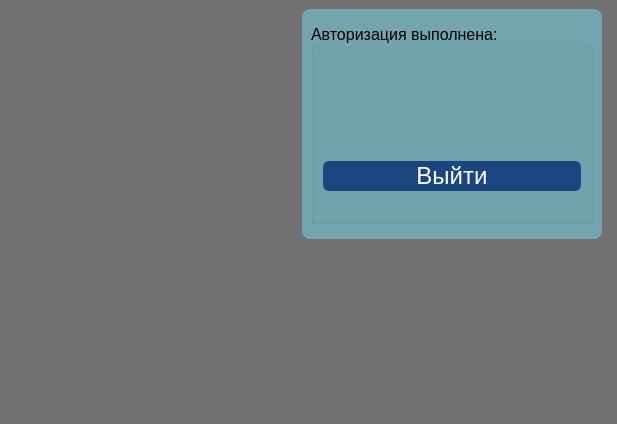
<?xml version="1.0" encoding="UTF-8"?>
<ui version="4.0">
 <class>auth</class>
 <widget class="QWidget" name="auth">
  <property name="geometry">
   <rect>
    <x>0</x>
    <y>0</y>
    <width>617</width>
    <height>424</height>
   </rect>
  </property>
  <property name="sizePolicy">
   <sizepolicy hsizetype="Expanding" vsizetype="Expanding">
    <horstretch>0</horstretch>
    <verstretch>0</verstretch>
   </sizepolicy>
  </property>
  <property name="minimumSize">
   <size>
    <width>450</width>
    <height>380</height>
   </size>
  </property>
  <property name="maximumSize">
   <size>
    <width>16777215</width>
    <height>16777215</height>
   </size>
  </property>
  <property name="windowTitle">
   <string>Form</string>
  </property>
  <property name="styleSheet">
   <string notr="true">#auth {
	background-color: None;
	background:transparent;
	
}

.QWidget#auth {
	background-color: rgba(110, 110, 110, 220);
}

.QFrame {
	background-color: rgba(114, 173, 185, 220);
	border-radius: 8px;
}

.QLineEdit {
	border-radius: 6px;
	padding: 0px 5px 0px 5px;
}

.QPushButton {
	color: #fff;
	background-color: rgb(25, 70, 127);
	border-radius: 6px;
}
.QPushButton:hover{
	color: #fff;
	background-color: #bbbaf2;
	border-radius: 6px;
}
.QPushButton:pressed{
	color: #000;
	background-color: qlineargradient(spread:pad, x1:0, y1:0, x2:0, y2:1, stop:0.102273 rgba(252, 168, 0, 220), stop:0.619318 rgba(212, 159, 0, 220));
	border-radius: 6px;
}</string>
  </property>
  <layout class="QHBoxLayout" name="horizontalLayout">
   <property name="spacing">
    <number>0</number>
   </property>
   <property name="leftMargin">
    <number>0</number>
   </property>
   <property name="topMargin">
    <number>0</number>
   </property>
   <property name="rightMargin">
    <number>0</number>
   </property>
   <property name="bottomMargin">
    <number>0</number>
   </property>
   <item alignment="Qt::AlignRight|Qt::AlignTop">
    <widget class="QStackedWidget" name="stackedWidget">
     <property name="currentIndex">
      <number>1</number>
     </property>
     <widget class="QWidget" name="page_1">
      <layout class="QHBoxLayout" name="horizontalLayout_2">
       <property name="spacing">
        <number>9</number>
       </property>
       <property name="leftMargin">
        <number>9</number>
       </property>
       <property name="topMargin">
        <number>9</number>
       </property>
       <property name="rightMargin">
        <number>15</number>
       </property>
       <property name="bottomMargin">
        <number>9</number>
       </property>
       <item>
        <widget class="QFrame" name="frame">
         <property name="enabled">
          <bool>true</bool>
         </property>
         <property name="sizePolicy">
          <sizepolicy hsizetype="Fixed" vsizetype="Fixed">
           <horstretch>0</horstretch>
           <verstretch>0</verstretch>
          </sizepolicy>
         </property>
         <property name="minimumSize">
          <size>
           <width>300</width>
           <height>230</height>
          </size>
         </property>
         <property name="maximumSize">
          <size>
           <width>300</width>
           <height>230</height>
          </size>
         </property>
         <property name="frameShape">
          <enum>QFrame::StyledPanel</enum>
         </property>
         <property name="frameShadow">
          <enum>QFrame::Raised</enum>
         </property>
         <layout class="QVBoxLayout" name="verticalLayout_2">
          <item>
           <widget class="QGroupBox" name="groupBox">
            <property name="maximumSize">
             <size>
              <width>300</width>
              <height>200</height>
             </size>
            </property>
            <property name="font">
             <font>
              <pointsize>12</pointsize>
             </font>
            </property>
            <property name="title">
             <string>Авторизация пользователя:</string>
            </property>
            <layout class="QVBoxLayout" name="verticalLayout">
             <item>
              <widget class="QLineEdit" name="lineEdit_login">
               <property name="font">
                <font>
                 <family>Segoe UI</family>
                 <pointsize>16</pointsize>
                </font>
               </property>
               <property name="mouseTracking">
                <bool>false</bool>
               </property>
               <property name="cursorPosition">
                <number>0</number>
               </property>
               <property name="placeholderText">
                <string notr="true">Login</string>
               </property>
               <property name="cursorMoveStyle">
                <enum>Qt::LogicalMoveStyle</enum>
               </property>
               <property name="clearButtonEnabled">
                <bool>false</bool>
               </property>
              </widget>
             </item>
             <item>
              <widget class="QLineEdit" name="lineEdit_pass">
               <property name="font">
                <font>
                 <family>Segoe UI</family>
                 <pointsize>16</pointsize>
                </font>
               </property>
               <property name="mouseTracking">
                <bool>false</bool>
               </property>
               <property name="inputMethodHints">
                <set>Qt::ImhHiddenText|Qt::ImhNoAutoUppercase|Qt::ImhNoPredictiveText|Qt::ImhSensitiveData</set>
               </property>
               <property name="echoMode">
                <enum>QLineEdit::Password</enum>
               </property>
               <property name="placeholderText">
                <string>Password</string>
               </property>
              </widget>
             </item>
             <item>
              <spacer name="verticalSpacer">
               <property name="orientation">
                <enum>Qt::Vertical</enum>
               </property>
               <property name="sizeHint" stdset="0">
                <size>
                 <width>20</width>
                 <height>9</height>
                </size>
               </property>
              </spacer>
             </item>
             <item alignment="Qt::AlignHCenter">
              <widget class="QCheckBox" name="remember_me">
               <property name="maximumSize">
                <size>
                 <width>200</width>
                 <height>16777215</height>
                </size>
               </property>
               <property name="font">
                <font>
                 <pointsize>10</pointsize>
                </font>
               </property>
               <property name="text">
                <string>Запомнить меня</string>
               </property>
              </widget>
             </item>
             <item>
              <widget class="QPushButton" name="btn_login">
               <property name="minimumSize">
                <size>
                 <width>0</width>
                 <height>30</height>
                </size>
               </property>
               <property name="maximumSize">
                <size>
                 <width>16777215</width>
                 <height>30</height>
                </size>
               </property>
               <property name="font">
                <font>
                 <family>Segoe UI</family>
                 <pointsize>18</pointsize>
                </font>
               </property>
               <property name="cursor">
                <cursorShape>PointingHandCursor</cursorShape>
               </property>
               <property name="text">
                <string>Войти</string>
               </property>
              </widget>
             </item>
             <item>
              <widget class="QLabel" name="info_label">
               <property name="font">
                <font>
                 <family>Tahoma</family>
                 <pointsize>10</pointsize>
                </font>
               </property>
               <property name="text">
                <string/>
               </property>
               <property name="alignment">
                <set>Qt::AlignCenter</set>
               </property>
              </widget>
             </item>
             <item>
              <spacer name="verticalSpacer_2">
               <property name="orientation">
                <enum>Qt::Vertical</enum>
               </property>
               <property name="sizeHint" stdset="0">
                <size>
                 <width>20</width>
                 <height>7</height>
                </size>
               </property>
              </spacer>
             </item>
            </layout>
           </widget>
          </item>
         </layout>
        </widget>
       </item>
      </layout>
     </widget>
     <widget class="QWidget" name="page_2">
      <layout class="QHBoxLayout" name="horizontalLayout_3">
       <property name="spacing">
        <number>9</number>
       </property>
       <property name="leftMargin">
        <number>9</number>
       </property>
       <property name="topMargin">
        <number>9</number>
       </property>
       <property name="rightMargin">
        <number>15</number>
       </property>
       <property name="bottomMargin">
        <number>9</number>
       </property>
       <item>
        <widget class="QFrame" name="frame_2">
         <property name="enabled">
          <bool>true</bool>
         </property>
         <property name="sizePolicy">
          <sizepolicy hsizetype="Fixed" vsizetype="Fixed">
           <horstretch>0</horstretch>
           <verstretch>0</verstretch>
          </sizepolicy>
         </property>
         <property name="minimumSize">
          <size>
           <width>300</width>
           <height>230</height>
          </size>
         </property>
         <property name="maximumSize">
          <size>
           <width>300</width>
           <height>230</height>
          </size>
         </property>
         <property name="frameShape">
          <enum>QFrame::StyledPanel</enum>
         </property>
         <property name="frameShadow">
          <enum>QFrame::Raised</enum>
         </property>
         <layout class="QVBoxLayout" name="verticalLayout_3">
          <item>
           <widget class="QGroupBox" name="groupBox_2">
            <property name="maximumSize">
             <size>
              <width>300</width>
              <height>200</height>
             </size>
            </property>
            <property name="font">
             <font>
              <pointsize>12</pointsize>
             </font>
            </property>
            <property name="title">
             <string>Авторизация выполнена:</string>
            </property>
            <layout class="QVBoxLayout" name="verticalLayout_4">
             <item>
              <spacer name="verticalSpacer_3">
               <property name="orientation">
                <enum>Qt::Vertical</enum>
               </property>
               <property name="sizeHint" stdset="0">
                <size>
                 <width>20</width>
                 <height>9</height>
                </size>
               </property>
              </spacer>
             </item>
             <item>
              <widget class="QLabel" name="info_user">
               <property name="font">
                <font>
                 <family>Tahoma</family>
                 <pointsize>10</pointsize>
                </font>
               </property>
               <property name="text">
                <string/>
               </property>
               <property name="alignment">
                <set>Qt::AlignCenter</set>
               </property>
              </widget>
             </item>
             <item>
              <widget class="QLabel" name="info_access_level">
               <property name="font">
                <font>
                 <pointsize>10</pointsize>
                </font>
               </property>
               <property name="text">
                <string/>
               </property>
               <property name="alignment">
                <set>Qt::AlignCenter</set>
               </property>
              </widget>
             </item>
             <item>
              <spacer name="verticalSpacer_5">
               <property name="orientation">
                <enum>Qt::Vertical</enum>
               </property>
               <property name="sizeHint" stdset="0">
                <size>
                 <width>20</width>
                 <height>40</height>
                </size>
               </property>
              </spacer>
             </item>
             <item>
              <widget class="QPushButton" name="btn_logout">
               <property name="minimumSize">
                <size>
                 <width>0</width>
                 <height>30</height>
                </size>
               </property>
               <property name="maximumSize">
                <size>
                 <width>16777215</width>
                 <height>30</height>
                </size>
               </property>
               <property name="font">
                <font>
                 <family>Segoe UI</family>
                 <pointsize>18</pointsize>
                </font>
               </property>
               <property name="cursor">
                <cursorShape>PointingHandCursor</cursorShape>
               </property>
               <property name="text">
                <string>Выйти</string>
               </property>
              </widget>
             </item>
             <item>
              <spacer name="verticalSpacer_4">
               <property name="orientation">
                <enum>Qt::Vertical</enum>
               </property>
               <property name="sizeHint" stdset="0">
                <size>
                 <width>20</width>
                 <height>7</height>
                </size>
               </property>
              </spacer>
             </item>
            </layout>
           </widget>
          </item>
         </layout>
        </widget>
       </item>
      </layout>
     </widget>
    </widget>
   </item>
  </layout>
 </widget>
 <resources/>
 <connections/>
</ui>
